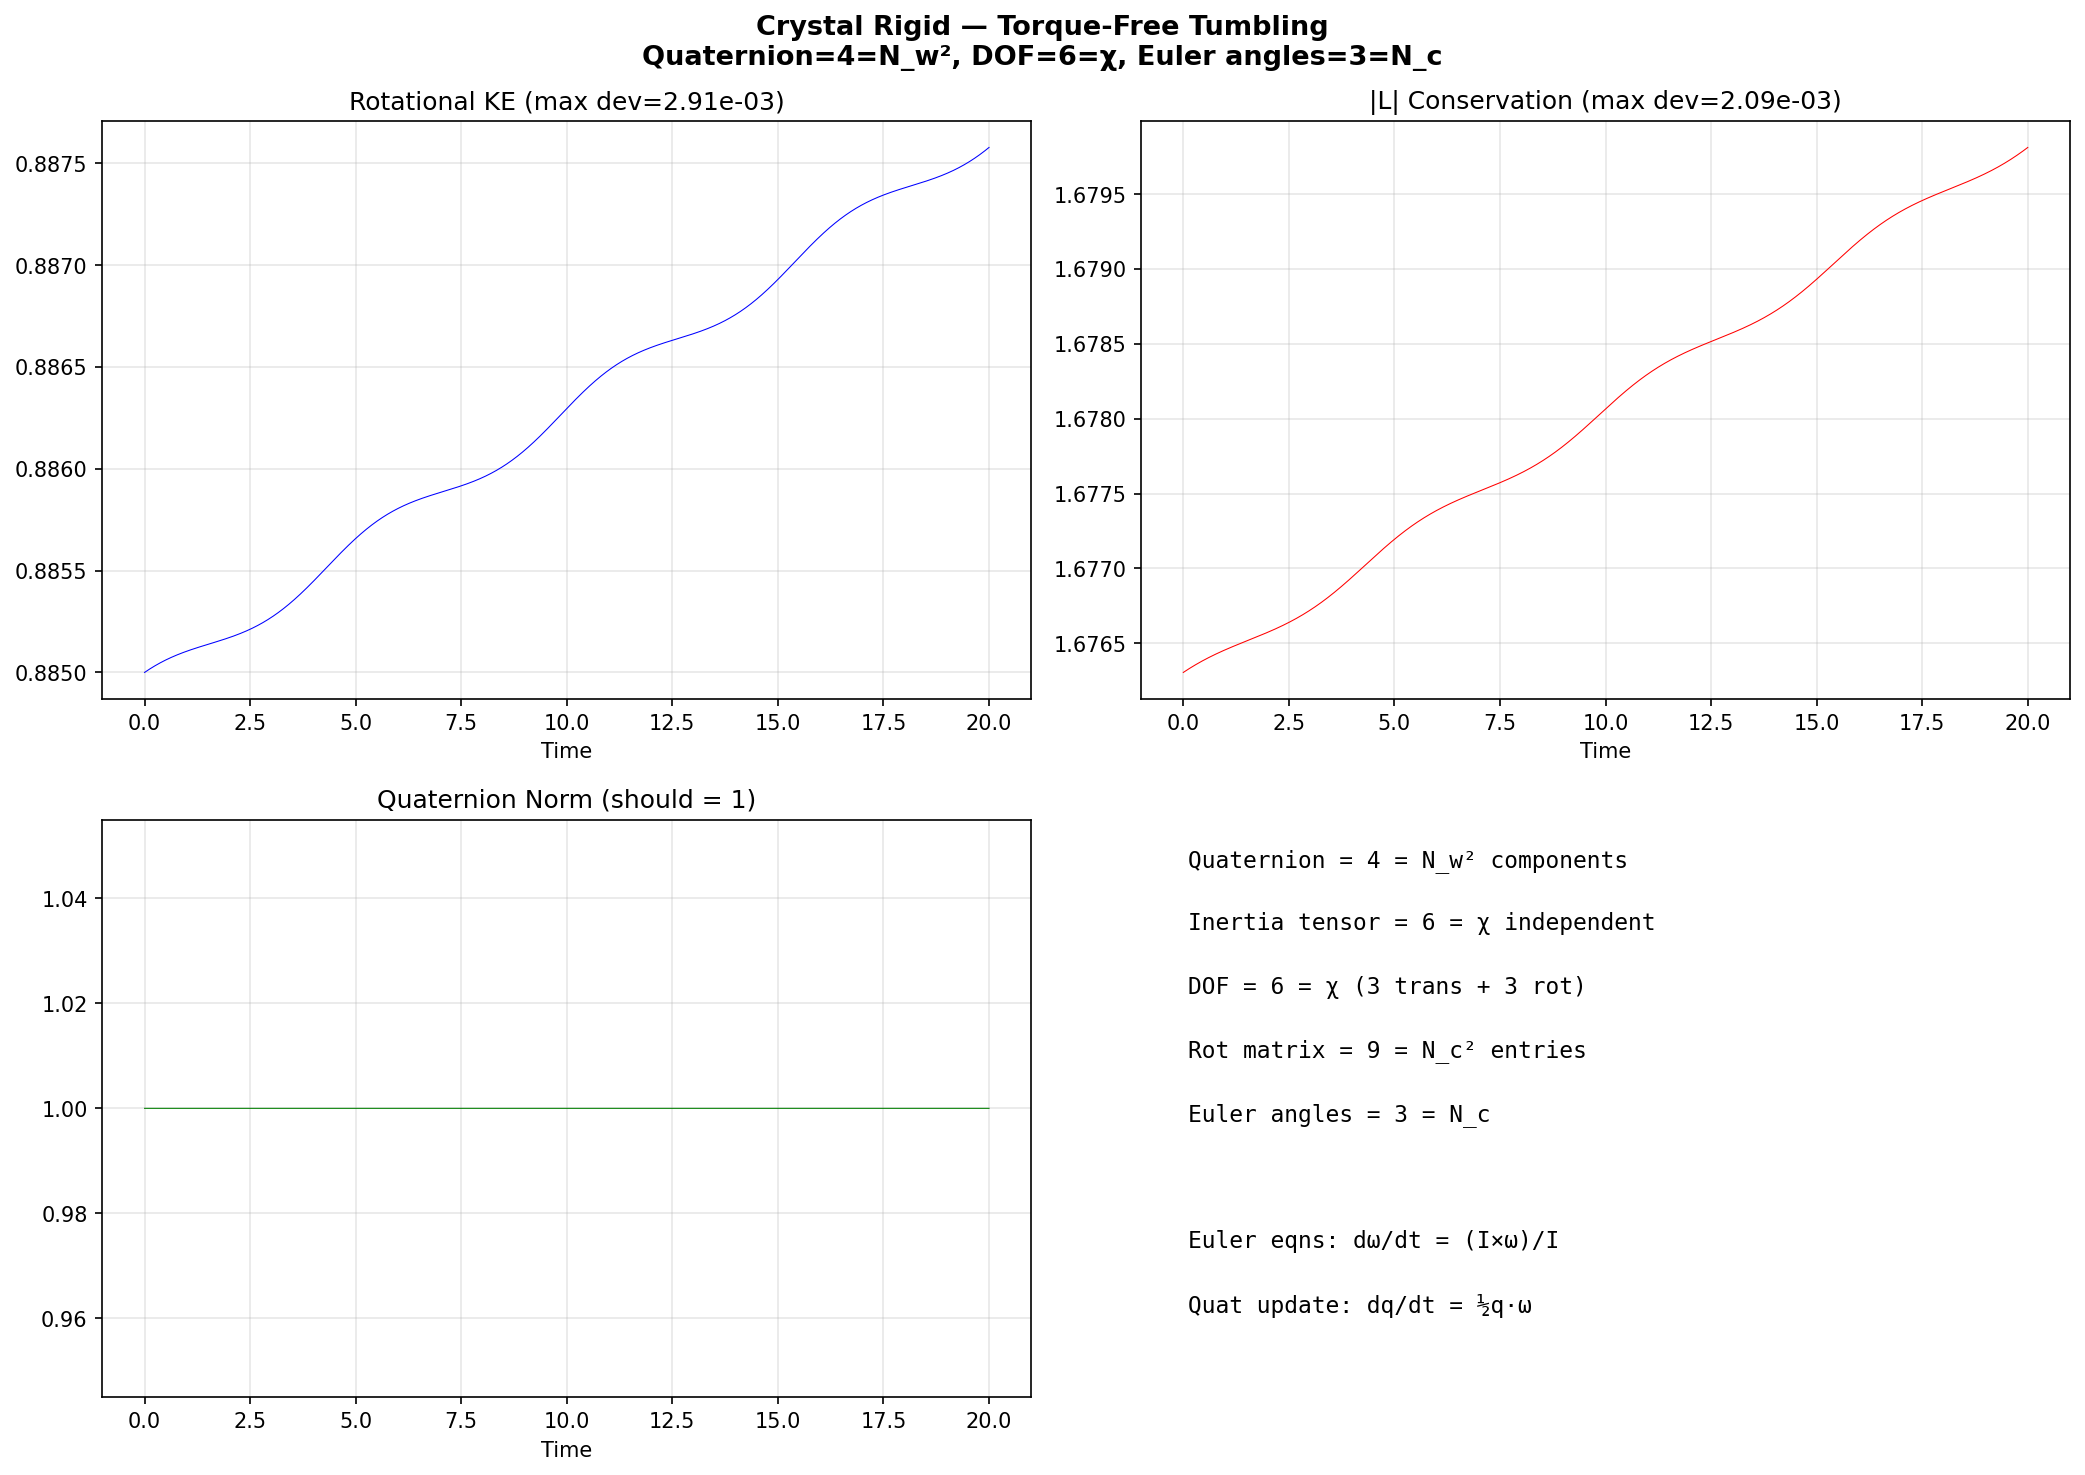

The Python source for this figure:
#!/usr/bin/env python3
# Copyright (c) 2026 Daland Montgomery
# SPDX-License-Identifier: AGPL-3.0-or-later

"""Crystal Rigid — Torque-Free Tumbling: Euler equations + quaternion"""
import crystal_toe as ct
import numpy as np
import matplotlib.pyplot as plt

toe = ct.Toe(); rg = toe.rigid()
ens, lms, qns = rg.simulate(1.0, 2.0, 3.0, 1.0, 0.5, 0.3, 0.001, 20000)

fig, axes = plt.subplots(2, 2, figsize=(14, 10))
fig.suptitle(f"Crystal Rigid — Torque-Free Tumbling\nQuaternion={rg.quat_components()}=N_w², DOF={rg.rigid_dof()}=χ, Euler angles={rg.euler_angles()}=N_c",
             fontsize=13, fontweight='bold')

t = np.arange(len(ens)) * 0.001
axes[0][0].plot(t, ens, 'b-', linewidth=0.5)
axes[0][0].set_title(f'Rotational KE (max dev={(max(ens)-min(ens))/ens[0]:.2e})')
axes[0][0].set_xlabel('Time'); axes[0][0].grid(True, alpha=0.3)

axes[0][1].plot(t, lms, 'r-', linewidth=0.5)
axes[0][1].set_title(f'|L| Conservation (max dev={(max(lms)-min(lms))/lms[0]:.2e})')
axes[0][1].set_xlabel('Time'); axes[0][1].grid(True, alpha=0.3)

axes[1][0].plot(t, qns, 'green', linewidth=0.5)
axes[1][0].set_title('Quaternion Norm (should = 1)'); axes[1][0].set_xlabel('Time'); axes[1][0].grid(True, alpha=0.3)

axes[1][1].axis('off')
for i, l in enumerate([f"Quaternion = {rg.quat_components()} = N_w² components",
    f"Inertia tensor = {rg.inertia_indep()} = χ independent",
    f"DOF = {rg.rigid_dof()} = χ (3 trans + 3 rot)",
    f"Rot matrix = {rg.rot_matrix()} = N_c² entries",
    f"Euler angles = {rg.euler_angles()} = N_c", "",
    f"Euler eqns: dω/dt = (I×ω)/I", f"Quat update: dq/dt = ½q·ω"]):
    axes[1][1].text(0.05, 0.95-i*0.11, l, transform=axes[1][1].transAxes, fontsize=11, fontfamily='monospace', va='top')
plt.tight_layout(); plt.savefig('rigid_tumbling.png', dpi=150, bbox_inches='tight'); plt.show()
